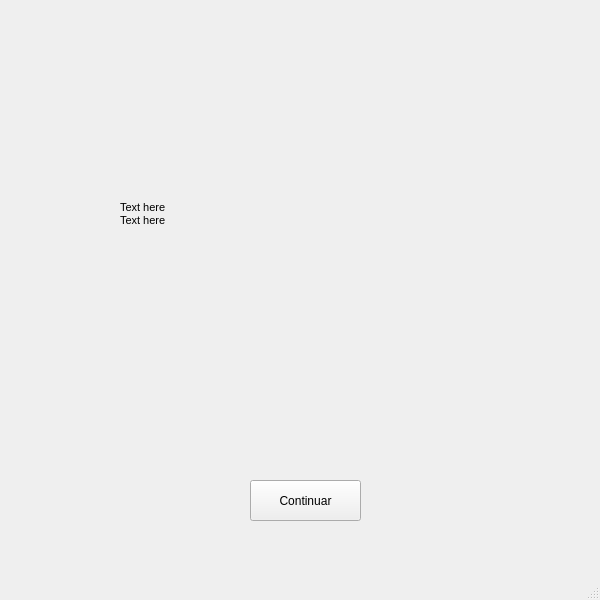
<?xml version="1.0" encoding="UTF-8"?>
<ui version="4.0">
 <class>MainWindow</class>
 <widget class="QMainWindow" name="MainWindow">
  <property name="geometry">
   <rect>
    <x>0</x>
    <y>0</y>
    <width>600</width>
    <height>600</height>
   </rect>
  </property>
  <property name="maximumSize">
   <size>
    <width>600</width>
    <height>600</height>
   </size>
  </property>
  <property name="windowTitle">
   <string>MainWindow</string>
  </property>
  <widget class="QWidget" name="centralwidget">
   <widget class="QLabel" name="DScARCASA">
    <property name="geometry">
     <rect>
      <x>0</x>
      <y>0</y>
      <width>601</width>
      <height>561</height>
     </rect>
    </property>
    <property name="text">
     <string/>
    </property>
    <property name="pixmap">
     <pixmap>../PokemonC/DS gui white.png</pixmap>
    </property>
    <property name="scaledContents">
     <bool>true</bool>
    </property>
   </widget>
   <widget class="QLabel" name="PantallaTitulo">
    <property name="geometry">
     <rect>
      <x>90</x>
      <y>10</y>
      <width>421</width>
      <height>181</height>
     </rect>
    </property>
    <property name="text">
     <string/>
    </property>
    <property name="pixmap">
     <pixmap>../PokemonC/iberdrola aah discurso (1).png</pixmap>
    </property>
    <property name="scaledContents">
     <bool>true</bool>
    </property>
   </widget>
   <widget class="QLabel" name="TextBoxImagen">
    <property name="geometry">
     <rect>
      <x>100</x>
      <y>190</y>
      <width>401</width>
      <height>51</height>
     </rect>
    </property>
    <property name="text">
     <string/>
    </property>
    <property name="pixmap">
     <pixmap>../PokemonC/Dialogo.png</pixmap>
    </property>
    <property name="scaledContents">
     <bool>true</bool>
    </property>
   </widget>
   <widget class="QLabel" name="Plataforma">
    <property name="geometry">
     <rect>
      <x>50</x>
      <y>120</y>
      <width>341</width>
      <height>101</height>
     </rect>
    </property>
    <property name="text">
     <string/>
    </property>
    <property name="pixmap">
     <pixmap>../PokemonC/Plataforma iberdrola poks.png</pixmap>
    </property>
    <property name="scaledContents">
     <bool>true</bool>
    </property>
   </widget>
   <widget class="QLabel" name="SpriteOfGod">
    <property name="geometry">
     <rect>
      <x>230</x>
      <y>20</y>
      <width>141</width>
      <height>141</height>
     </rect>
    </property>
    <property name="text">
     <string/>
    </property>
    <property name="pixmap">
     <pixmap>../../Escritorio/Sprites/Bringas.png</pixmap>
    </property>
    <property name="scaledContents">
     <bool>true</bool>
    </property>
   </widget>
   <widget class="QLabel" name="Textbox">
    <property name="geometry">
     <rect>
      <x>120</x>
      <y>200</y>
      <width>351</width>
      <height>41</height>
     </rect>
    </property>
    <property name="text">
     <string>&lt;!DOCTYPE HTML PUBLIC &quot;-//W3C//DTD HTML 4.0//EN&quot; &quot;http://www.w3.org/TR/REC-html40/strict.dtd&quot;&gt;
&lt;html&gt;&lt;head&gt;&lt;meta name=&quot;qrichtext&quot; content=&quot;1&quot; /&gt;&lt;meta charset=&quot;utf-8&quot; /&gt;&lt;style type=&quot;text/css&quot;&gt;
p, li { white-space: pre-wrap; }
hr { height: 1px; border-width: 0; }
li.unchecked::marker { content: &quot;\2610&quot;; }
li.checked::marker { content: &quot;\2612&quot;; }
&lt;/style&gt;&lt;/head&gt;&lt;body style=&quot; font-family:'Segoe UI'; font-size:9pt; font-weight:400; font-style:normal;&quot;&gt;
&lt;p align=&quot;justify&quot; style=&quot; margin-top:0px; margin-bottom:0px; margin-left:0px; margin-right:0px; -qt-block-indent:0; text-indent:0px;&quot;&gt;&lt;span style=&quot; font-size:8pt;&quot;&gt;Text here&lt;/span&gt;&lt;/p&gt;
&lt;p align=&quot;justify&quot; style=&quot; margin-top:0px; margin-bottom:0px; margin-left:0px; margin-right:0px; -qt-block-indent:0; text-indent:0px;&quot;&gt;&lt;span style=&quot; font-size:8pt;&quot;&gt;Text here&lt;/span&gt;&lt;/p&gt;
&lt;p align=&quot;justify&quot; style=&quot;-qt-paragraph-type:empty; margin-top:0px; margin-bottom:0px; margin-left:0px; margin-right:0px; -qt-block-indent:0; text-indent:0px; font-size:8pt;&quot;&gt;&lt;br /&gt;&lt;/p&gt;&lt;/body&gt;&lt;/html&gt;</string>
    </property>
   </widget>
   <widget class="QLabel" name="PatnallaInferior">
    <property name="geometry">
     <rect>
      <x>140</x>
      <y>320</y>
      <width>321</width>
      <height>221</height>
     </rect>
    </property>
    <property name="text">
     <string/>
    </property>
    <property name="pixmap">
     <pixmap>../PokemonC/Fondo de menu.png</pixmap>
    </property>
    <property name="scaledContents">
     <bool>true</bool>
    </property>
   </widget>
   <widget class="QPushButton" name="BotonContinuar">
    <property name="geometry">
     <rect>
      <x>250</x>
      <y>480</y>
      <width>111</width>
      <height>41</height>
     </rect>
    </property>
    <property name="text">
     <string>Continuar</string>
    </property>
   </widget>
   <zorder>PatnallaInferior</zorder>
   <zorder>PantallaTitulo</zorder>
   <zorder>Plataforma</zorder>
   <zorder>DScARCASA</zorder>
   <zorder>TextBoxImagen</zorder>
   <zorder>SpriteOfGod</zorder>
   <zorder>Textbox</zorder>
   <zorder>BotonContinuar</zorder>
  </widget>
  <widget class="QMenuBar" name="menubar">
   <property name="geometry">
    <rect>
     <x>0</x>
     <y>0</y>
     <width>600</width>
     <height>25</height>
    </rect>
   </property>
  </widget>
  <widget class="QStatusBar" name="statusbar"/>
 </widget>
 <resources/>
 <connections/>
</ui>
